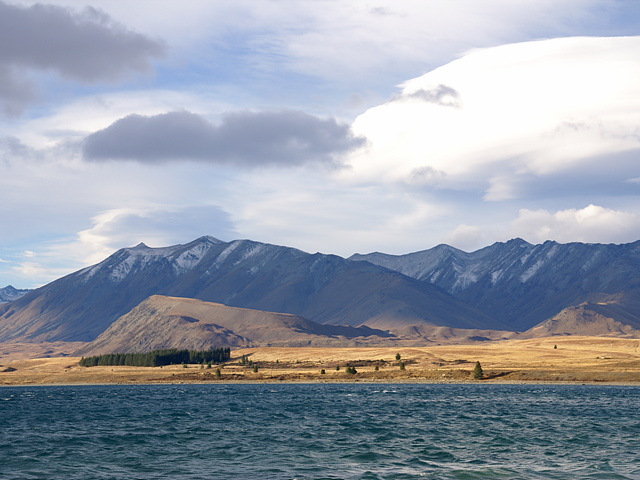
#> input picture Chap5/tekapo.bmp, 640 x 480 px
$ python translate.py
#> lines starting #> are read from the running program, lines starting #| are printed output that depends on the picture
import cv2
import numpy as np

src = cv2.imread('tekapo.bmp')
#> src is the input picture: shape (480, 640, 3); mean B, G, R 169.8, 157.4, 149.7
aff = np.array([[1,0,200],[0,1,100]], dtype=np.float32)
dst = cv2.warpAffine(src, aff, (0,0))
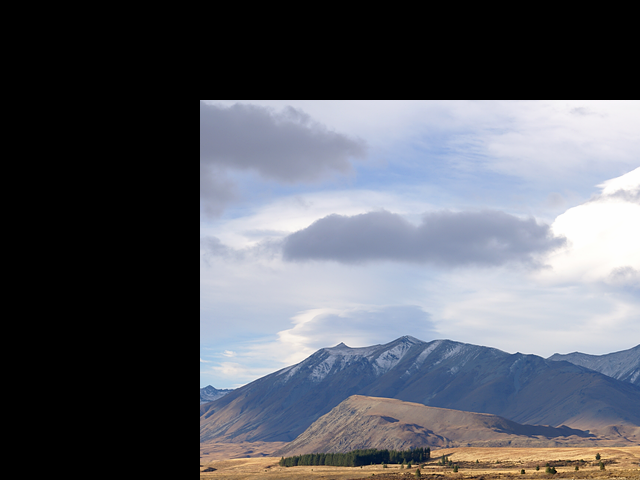
#> dst: shape (480, 640, 3); mean B, G, R 100.7, 92.6, 89.9

cv2.imshow('src', src)
cv2.imshow('dst', dst)
cv2.waitKey()
cv2.destroyAllWindows()

$ run again, with Chap5/cat.bmp copied over Chap5/tekapo.bmp
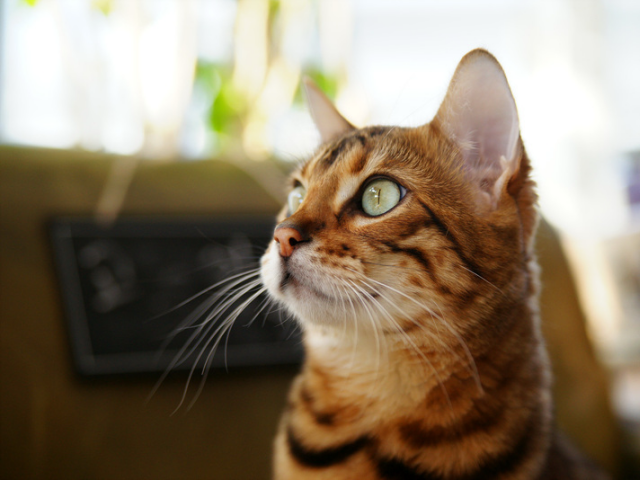
#> input picture Chap5/cat.bmp, 640 x 480 px
#> src is the input picture: shape (480, 640, 3); mean B, G, R 104.5, 125.6, 140.8
#> `dst = cv2.warpAffine(src, aff, (0,0))`:
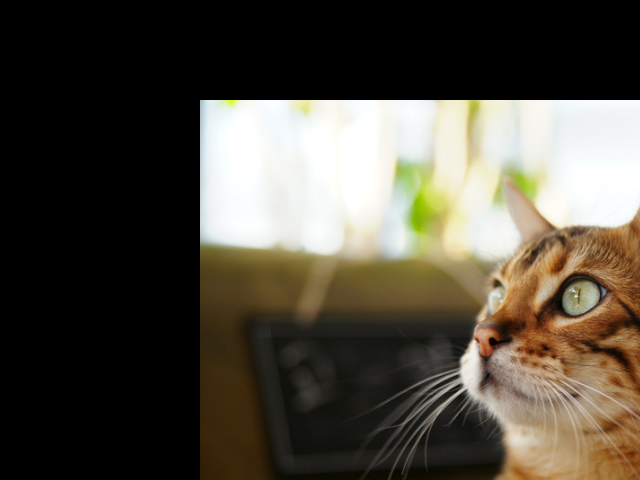
#> dst: shape (480, 640, 3); mean B, G, R 64.3, 75.4, 80.9

$ run again, with Chap5/rose.bmp copied over Chap5/tekapo.bmp
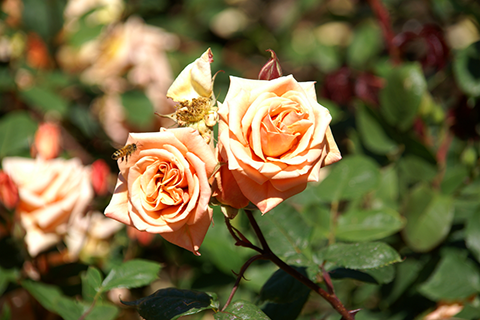
#> input picture Chap5/rose.bmp, 480 x 320 px
#> src is the input picture: shape (320, 480, 3); mean B, G, R 63.1, 103.6, 116.2
#> `dst = cv2.warpAffine(src, aff, (0,0))`:
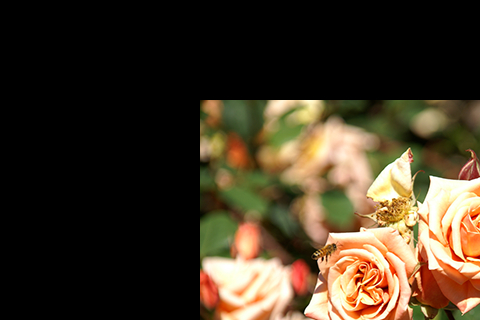
#> dst: shape (320, 480, 3); mean B, G, R 36.3, 53.5, 65.7
